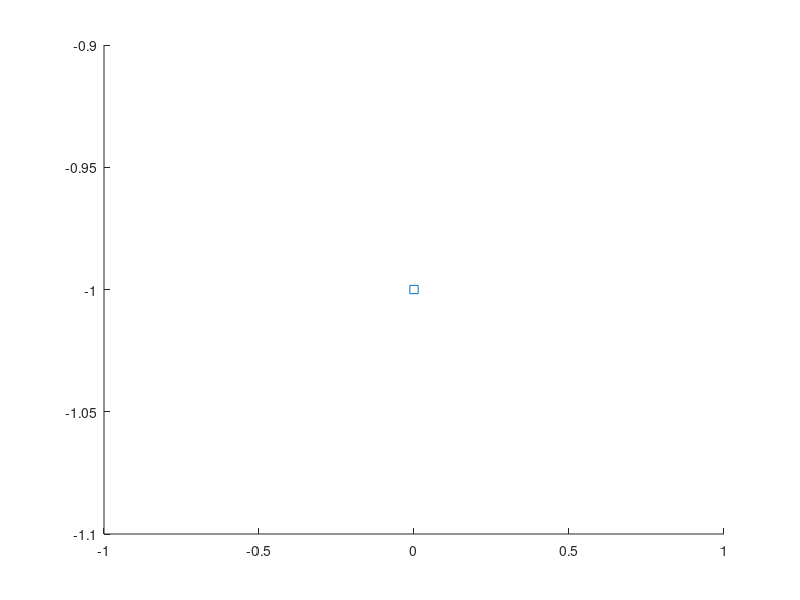

The MATLAB source for this figure: (Note: this script raises an error after producing the figure.)
% ----------------------------
%  Pseudo sprial k-space trajectory
%  For MR Solutions custom 3D k-space (exLUT)
%
%  Gustav Strijkers
%  Oct 2023
%
% ----------------------------


%% clear all

clc;
clearvars;
close all force;



        %% Initialization

        dimy = 96;              % k-space y dimension (no_views)
        dimz = 48;              % k-space z dimension (no_views_2)
        order = 1;              % 0 = one direction; 1 = back and forth,
        angleNr = 10;            % golden angle number (see list below)
        rev = 1;                % number of revolutions
        display = true;         % show result true / false
        outputdir = pwd;        % output directory
        exportList = false;     % export true / false
        reps = 2;               % list repeats

        % Tiny golden angles
        tinyGoldenAngles = [111.24611, 68.75388, 49.75077, 38.97762, 32.03967, 27.19840, 23.62814, 20.88643, 18.71484, 16.95229];



        %% Make a spiral

        % Start with 0 angle
        angle = 0;
        numberOfSpiralPoints = 256;

        % Start with same x and y radius
        dimYZ = 256;
        radiusY = floor(dimYZ/2);
        radiusZ = floor(dimYZ/2);
        center = [radiusY,radiusZ];

        % Last point on spiral
        edge = center + [round(radiusY * cosd(angle)),round(radiusZ * sind(angle))];

        % Radius of first point to second
        r = norm(edge-center);

        % Angle between two point wrt the y-axis
        thetaOffset = tan((edge(2)- center(2))/(edge(1)-center(1)));

        % Radius as spiral decreases
        t = linspace(0,r,numberOfSpiralPoints);

        % Angle as spiral decreases
        theta = linspace(0,2*pi*rev,numberOfSpiralPoints) + thetaOffset;

        % The final spiral
        y0 = 2*cos(theta).*t.*t/numberOfSpiralPoints + center(1);
        z0 = 2*sin(theta).*t.*t/numberOfSpiralPoints + center(2);



        %% Repeat with golden angle increments

        ky = [];
        kz = [];
        numberOfSpirals = 2000;

        for ns = 1:numberOfSpirals

            % Increment the angle
            angle = angle + tinyGoldenAngles(angleNr);

            % Rotate the spiral
            y =  (y0-center(1))*cosd(angle) + (z0-center(2))*sind(angle) + center(1);
            z = -(y0-center(1))*sind(angle) + (z0-center(2))*cosd(angle) + center(2);

            % Scale to correct y and z dimensions;
            y = y * dimy/dimYZ;
            z = z * dimz/dimYZ;

            if order == 1 && mod(ns,2) == 0
                y = flip(y);
                z = flip(z);
            end

            % Add the spiral to the list
            ky = [ky, y]; %#ok<*AGROW>
            kz = [kz, z];

        end


        %% Discretize and remove repeats

        % Discretize
        ky = floor(ky - dimy/2);
        kz = floor(kz - dimz/2);

        % List of k-space points
        kSpaceList = [ky',kz'];

        % Remove repeats
        for i = 1:100
            idx = find(~any(diff(kSpaceList), 2))+1;
            kSpaceList(idx, :) = [];
        end

        % Limit number of [0 0]s vy removing half of them
        loc = find(kSpaceList(:,1) == 0 & kSpaceList(:,2)==0);
        loc = loc(1:2:end);
        kSpaceList(loc,:) = [];

        kSpaceList = kSpaceList(1:dimy*dimz*reps,:);
        disp(length(kSpaceList))

        disp(min(kSpaceList))
        disp(max(kSpaceList))


        %% export matrix

        if exportList

            if order == 1 %#ok<UNRCH> 
                ord = 'r';
            else
                ord = 'o';
            end

            filename = strcat(outputdir,filesep,'Spiral_y=',num2str(dimy),'_z=',num2str(dimz),'_a=',num2str(round(tinyGoldenAngles(angleNr),2)),'_r=',num2str(rev),'_reps=',num2str(reps),'.txt');
            fileID = fopen(filename,'w');

            for i = 1:length(kSpaceList)

                fprintf(fileID,num2str(kSpaceList(i,1)));
                fprintf(fileID,'\n');
                fprintf(fileID,num2str(kSpaceList(i,2)));
                fprintf(fileID,'\n');

            end

            fclose(fileID);

        end


%% Display the trajectory true/false

if display

    figure(1); 
    plot1 = scatter(kSpaceList(1,1),kSpaceList(1,2),'s');

    for i=1:length(kSpaceList)
        plot1.XData = kSpaceList(1:i,1);
        plot1.YData = kSpaceList(1:i,2);
        pause(0.000001);
    end

    figure(2);
    DataDensityPlot(kSpaceList(:,1),kSpaceList(:,2),20);

end


